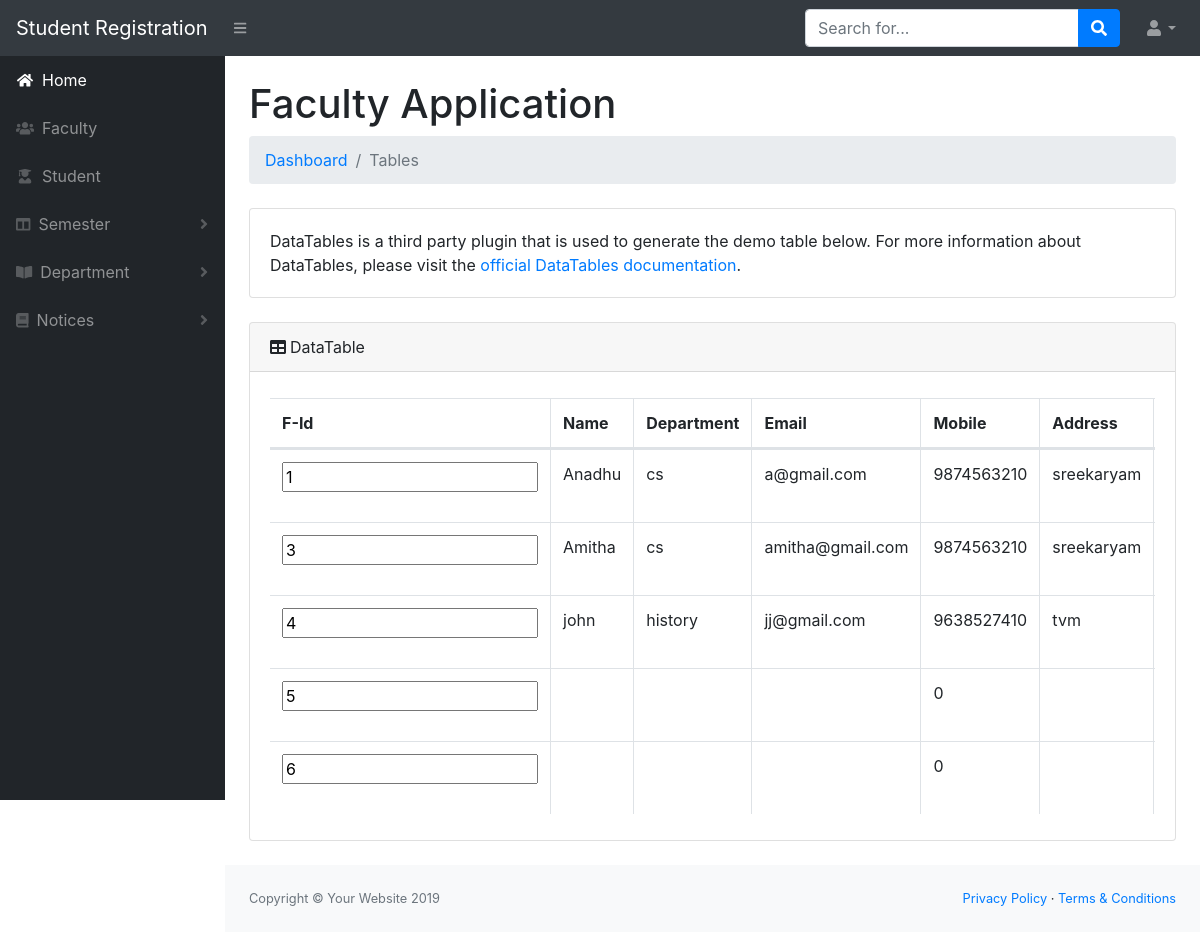
The app's page /view/adminhome.php (signed in) with its own data.
### tables this page shows
CREATE TABLE `faculty` (
  `fid` int(11) NOT NULL,
  `facultyname` varchar(30) NOT NULL,
  `department` varchar(30) NOT NULL,
  `email` varchar(30) NOT NULL,
  `mobile` bigint(20) NOT NULL,
  `address` varchar(50) NOT NULL,
  `dob` date NOT NULL,
  `gender` varchar(30) NOT NULL,
  `password` varchar(30) NOT NULL,
  `status` varchar(30) NOT NULL
);

### model/Mymodels.php (called while the page is built, shortened)
<?php
    class Mymodel
    {
        function afacultyview()
        {
            include '../config/connection.php';
	        $sql="SELECT * from faculty";
            if(mysqli_query($conn,$sql))
            {
                $result=mysqli_query($conn,$sql);
                return $result;
            }
        }
    }
 ?>

### controller/MyController.php (called while the page is built, shortened)
<?php
include_once '../model/Mymodels.php';
class MyController
{
    public function afacultyview()
    {
        $mod=new Mymodel();
        $var=$mod->afacultyview();
        return $var;
    }
}
?>

### view/adminhome.php (the view, shortened to what this page needs)
<?php
include_once  '../controller/MyController.php';
?>
<!DOCTYPE html>
<html lang="en">
    <head>
        <link href="css/styles.css" rel="stylesheet" />
        <link href="https://cdn.datatables.net/1.10.20/css/dataTables.bootstrap4.min.css" rel="stylesheet" />
    </head>
    <body class="sb-nav-fixed">
        <nav class="sb-topnav navbar navbar-expand navbar-dark bg-dark">
            <a class="navbar-brand" href="index.html">Student Registration</a><button class="btn btn-link btn-sm order-1 order-lg-0" id="sidebarToggle" href="#"><i class="fas fa-bars"></i></button
            >
            <a class="d-none d-md-inline-block form-inline ml-auto mr-0 mr-md-3 my-2 my-md-0">
                <div class="input-group">
                    <input class="form-control" type="text" placeholder="Search for..." aria-label="Search" aria-describedby="basic-addon2" />
                    <div class="input-group-append">
                        <button class="btn btn-primary" type="button"><i class="fas fa-search"></i></button>
                    </div>
                </div>
            </a>
            <ul class="navbar-nav ml-auto ml-md-0">
                <li class="nav-item dropdown">
                    <a class="nav-link dropdown-toggle" id="userDropdown" href="#" role="button" data-toggle="dropdown" aria-haspopup="true" aria-expanded="false"><i class="fas fa-user  fa-fw"></i></a>
                </li>
            </ul>
        </nav>
        <div id="layoutSidenav">
            <div id="layoutSidenav_nav">
                <nav class="sb-sidenav accordion sb-sidenav-dark" id="sidenavAccordion">
                    <div class="sb-sidenav-menu">
                        <div class="nav">
                            <a class="nav-link" href="adminhome.php"
                                ><div class="sb-nav-link-icon"><i class="fa fa-home fa-fw"></i></div>
                                Home</a>
                            <a class="nav-link" href="adminfaculty.php"
                                ><div class="sb-nav-link-icon"><i class="fa fa-users fa-fw"></i></div>
                                Faculty</a>
                            <a class="nav-link" href="adminstudent.php"
                            ><div class="sb-nav-link-icon"><i class="fa fa-user-graduate fa-fw"></i></div>
                            Student</a>
                            <a class="nav-link collapsed" href="#" data-toggle="collapse" data-target="#collapseLayouts" aria-expanded="false" aria-controls="collapseLayouts"
                                ><div class="sb-nav-link-icon"><i class="fas fa-columns"></i></div>
                                Semester
                                <div class="sb-sidenav-collapse-arrow"><i class="fas fa-angle-down"></i></div
                            ></a>
                            <a class="nav-link collapsed" href="#" data-toggle="collapse" data-target="#collapsePages" aria-expanded="false" aria-controls="collapsePages"
                                ><div class="sb-nav-link-icon"><i class="fas fa-book-open"></i></div>
                                Department
                                <div class="sb-sidenav-collapse-arrow"><i class="fas fa-angle-down"></i></div
                            ></a>
                            <a class="nav-link collapsed" href="#" data-toggle="collapse" data-target="#collapse" aria-expanded="false" aria-controls="collapse"
                                ><div class="sb-nav-link-icon"><i class="fas fa-book"></i></div>
                                Notices
                                <div class="sb-sidenav-collapse-arrow"><i class="fas fa-angle-down"></i></div
                            ></a>
                </nav>
            </div>
            <div id="layoutSidenav_content">
                <main>
                    <div class="container-fluid">
                        <h1 class="mt-4">Faculty Application</h1>
                        <ol class="breadcrumb mb-4">
                            <li class="breadcrumb-item"><a href="index.html">Dashboard</a></li>
                            <li class="breadcrumb-item active">Tables</li>
                        </ol>
                        <div class="card mb-4">
                            <div class="card-body">DataTables is a third party plugin that is used to generate the demo table below. For more information about DataTables, please visit the <a target="_blank" href="https://datatables.net/">official DataTables documentation</a>.</div>
                        </div>
                        <div class="card mb-4">
                            <div class="card-header"><i class="fas fa-table mr-1"></i>DataTable</div>
                            <div class="card-body">
                                <div class="table-responsive">
                                    <table class="table table-bordered" id="dataTable" width="100%" cellspacing="0">
                                        <thead>
                                            <tr>
                                                <th>F-Id</th>
                                                <th>Name</th>
                                                <th>Department</th>
                                                <th>Email</th>
                                                <th>Mobile</th>
                                                <th>Address</th>
                                            </tr>
                                        </thead>
                                        <?php
                                            include_once '../controller/MyController.php';
                                            $obj=new MyController();
                                            $result=$obj->afacultyview();
                                            while($row=mysqli_fetch_assoc($result))
                                            {
                                                ?>
                                        <tbody>
                                            <tr>
                                            <form method="POST">
                                                <td><input type="text" readonly value="<?php echo $row['fid'];?>" name="fid"></td>
                                                <td><?php echo $row['facultyname'];?></td>
                                                <td><?php echo $row['department'];?></td>
                                                <td><?php echo $row['email'];?></td>
                                                <td><?php echo $row['mobile'];?></td>
                                                <td><?php echo $row['address'];?></td>
                                            </tr>
                                            <?php
                                                }
                                            ?>
                                        </tbody>
                                    </table>
                                </div>
                            </div>
                        </div>
                    </div>
                </main>
                <footer class="py-4 bg-light mt-auto">
                    <div class="container-fluid">
                        <div class="d-flex align-items-center justify-content-between small">
                            <div class="text-muted">Copyright &copy; Your Website 2019</div>
                            <div>
                                <a href="#">Privacy Policy</a>
                                &middot;
                                <a href="#">Terms &amp; Conditions</a>
                            </div>
                        </div>
                    </div>
                </footer>
            </div>
        </div>
    </body>
</html>

### records on screen
faculty: fid "1", facultyname "Anadhu", department "cs", email "a@gmail.com", mobile "9874563210", address "sreekaryam"
faculty: fid "3", facultyname "Amitha", department "cs", email "amitha@gmail.com", mobile "9874563210", address "sreekaryam"
faculty: fid "4", facultyname "john", department "history", email "jj@gmail.com", mobile "9638527410", address "tvm"
faculty: fid "5", mobile "0"
faculty: fid "6", mobile "0"
